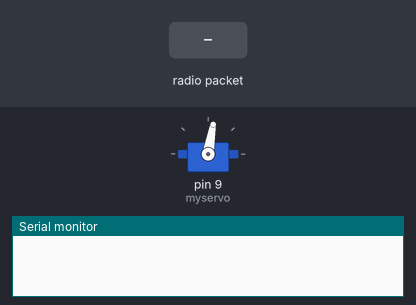
This sketch was run on a simulated Arduino Uno, built with avr-gcc and run on an emulated ATmega328P. Shown: servo, the last lines printed to the serial monitor. The test bench sets the inputs (shaded band). No radio packets arrive unless stated.

Above: at 1.2 s.
1.3 s: radio packet "90" arrives
At 1.9 s:
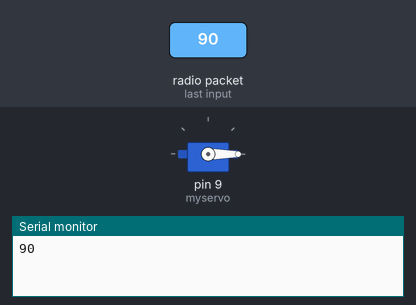
2.8 s: radio packet "5" arrives
At 4.0 s:
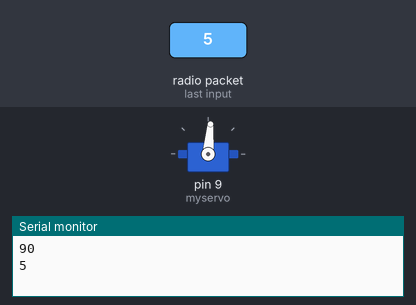
4.3 s: radio packet "200" arrives
At 5.4 s:
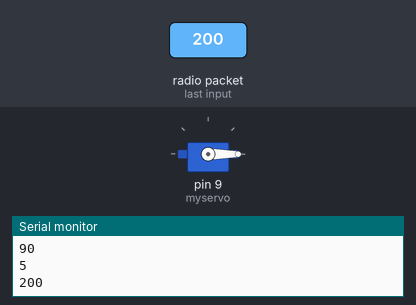
Timing chart, 0 to 7.3 s (numbered marks = the images above; inputs shaded):
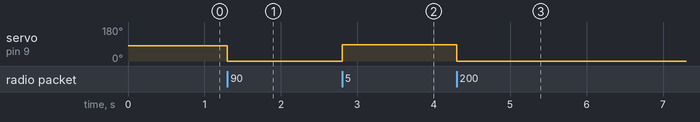

The sketch:

rf_transmission_tmp.ino
```cpp
#include <ServoTimer2.h>

#include <VirtualWire.h>
//#include <Servo.h>
ServoTimer2 myservo;
#undef int
#undef abs
#undef double
#undef float
#undef round
//int pos = 0;
void setup()
{
    Serial.begin(9600);
      myservo.attach(9);
      myservo.write(80);

// Initialise the IO and ISR
    vw_set_ptt_inverted(true);    // Required for RX Link Module
    vw_setup(2000);                   // Bits per sec
    vw_set_rx_pin(7);           // We will be receiving on pin 4 i.e the RX pin from the module connects to this pin.
    vw_rx_start();                      // Start the receiver
}

void loop()
{
    uint8_t buf[VW_MAX_MESSAGE_LEN];
    uint8_t buflen = VW_MAX_MESSAGE_LEN;

    if (vw_get_message(buf, &buflen)) // check to see if anything has been received
    {int i;
    String str="";
  for (i = 0; i < buflen; i++)
  {
      //Serial.print((char)buf[i]);
     str += (char)buf[i];
      //Serial.print(' ');
  }
 int val=str.toInt();
  Serial.println(val);
        myservo.write(-val+90);
        delay(15);
    /*for (i = 0; i < buflen; i++)
    {
       // Serial.print((char)buf[i]);                     // the received data is stored in buffer
        }
   // Serial.println("");*/
     }
}
```

Measured:
- after the input at 1.3 s, servo on pin 9 (myservo): 80° → 0° at once
- after the input at 2.8 s, servo on pin 9 (myservo): 0° → 85° at once
- after the input at 4.3 s, servo on pin 9 (myservo): 85° → 0° at once
